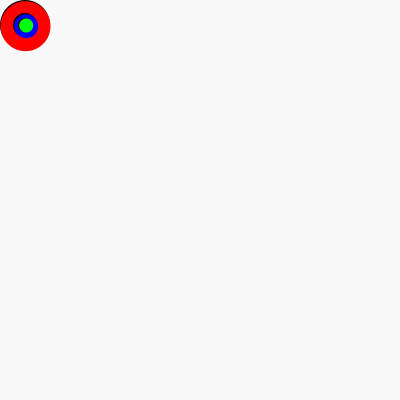
Frame 1 (no input)
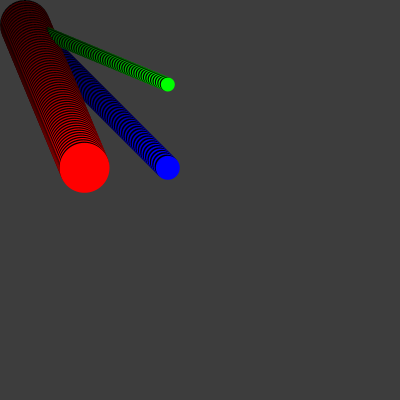
Frame 60 (the mouse pressed at the canvas centre just before this capture)
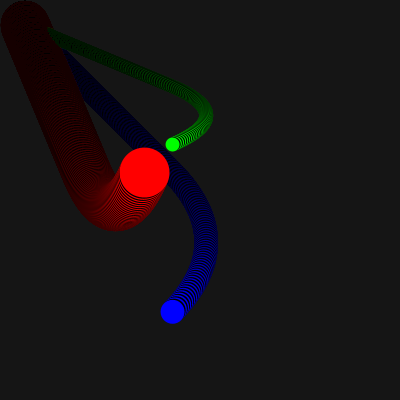
Frame 120 (the mouse held since frame 60 and released just before this capture)

The Processing sketch that drew these frames (run headless with seeded random() and noise(); from frame 60 on, the mouse is pressed at the canvas centre):

// Processing sketch: processing_42843
// ── processing_42843.pde

//variable element 1
float x = 25;
float y = 25;

//variable element 2
float x2 = 25;
float y2 = 25;

//variable element 3
float x3 = 25;
float y3 = 25;

//speed element 1
float speedX = 0.5;
float speedY = 1.2;

//speed elent 2
float speedX2 = 1.2;
float speedY2 = 1.2;

//speed elent 3
float speedX3 = 1.2;
float speedY3 = 0.5;


void setup(){
  size(400, 400);
  smooth();
  background(255);
}

void draw(){
  noStroke();
  //tranparency
  fill(0, 6);
  rect(0, 0, width, height);
  
  //speed element 1
  if(x >= 375 || x < 25){
  speedX = speedX * -1;
  }
  
   if (y >= 375 || y < 25) {
   speedY = speedY * -1;
   }
   
  //speed elemt 2
     if(x2 >= 388 || x2 < 12){
  speedX2 = speedX2 * -1;
  }
  
   if (y2 >= 388 || y2 < 12) {
   speedY2 = speedY2 * -1;
   }
   
  //speed elemt 3
     if(x3 >= 393 || x3 < 7){
  speedX3 = speedX3 * -1;
  }
  
   if (y3 >= 393 || y3 < 7) {
   speedY3 = speedY3 * -1;
   }

  
  //element 1
  fill(0);
  noStroke();
  ellipse(x, y, 50, 50);
  x = x + speedX;
  y = y + speedY;
 
  
  fill(255, 0, 0);
  noStroke();
  ellipse(x, y, 50, 50);
  x = x + speedX;
  y = y + speedY;
  
      //element 2
    fill(0);
    noStroke();
    ellipse(x2, y2, 24, 24);
    x2 = x2 + speedX2;
    y2 = y2 + speedY2;
    
    fill(0, 0, 255);
    noStroke();
    ellipse(x2, y2, 24, 24);
    x2 = x2 + speedX2;
    y2 = y2 + speedY2;
    
          //element 3 
      fill(0);
      noStroke();
      ellipse(x3, y3, 14, 14);
      x3 = x3 + speedX3;
      y3 = y3 + speedY3;
    
      fill(0, 255, 0);
      noStroke();
      ellipse(x3, y3, 14, 14);
      x3 = x3 + speedX3;
      y3 = y3 + speedY3;
  

  if(mousePressed){

  speedY = speedY + 0.04 * - 1 ;
   speedX2 = speedX2 + 0.04 * -1;
    speedX3 = speedX3 + 0.04 * -1;
  
  }

}
